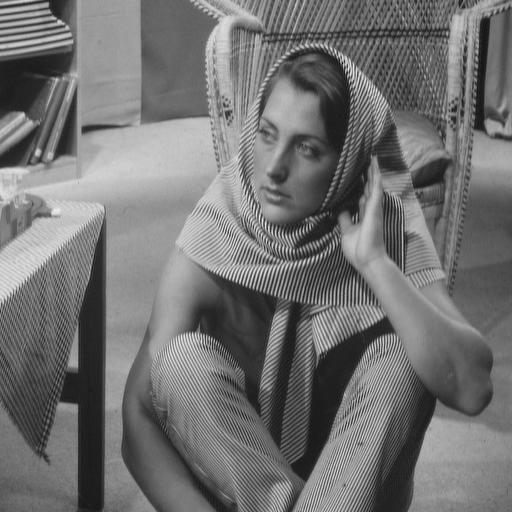
#> input picture barbara.jpg, 512 x 512 px
$ python '棋盘格.py'
#> lines starting #> are read from the running program, lines starting #| are printed output that depends on the picture; after the words box and inside, x2 and y2 are one past the last pixel; in counts of white or black regions, pixels touching at a corner belong together; long printed decimals are rounded


import numpy as np
import matplotlib.pyplot as plt
from skimage import io
image=io.imread('barbara.jpg')
#> image is the input picture: shape (512, 512); min 0, max 241, mean 113.9
print(np.mean(image))
#| 113.936

width=512
height=512
length=40
# image = np.zeros((width,height),dtype = np.uint8)
print(image.shape[0],image.shape[1])
#| 512 512

for j in range(50,height-50):
     for i in range(50,width-50):
         if((int)((i)/length) + (int)((j)/length))%2:
              image[i,j] = 255
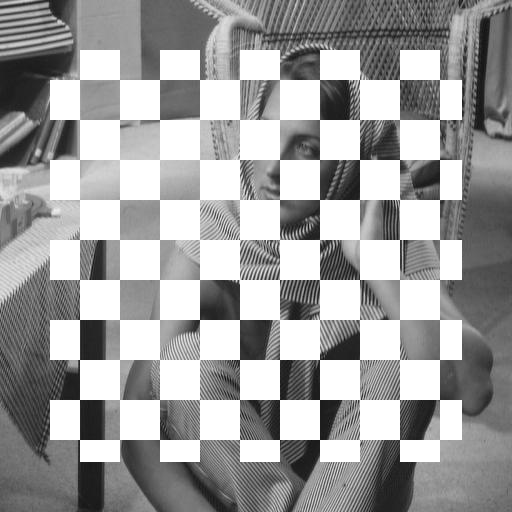
#> image: shape (512, 512); min 15, max 255, mean 158.2


plt.imsave("pulted_barbara.png",image)
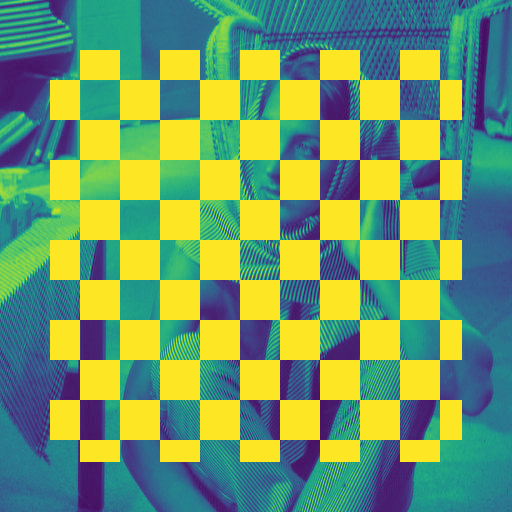
#> saved as pulted_barbara.png: shape (512, 512, 3); mean R, G, B 116.7, 154.5, 100.6
print(np.mean(image))
#| 158.191
plt.imshow(image)
plt.show()

import cv2
import random

# [19 lines of commented-out code are left out]

$ run again, with U.jpg copied over barbara.jpg
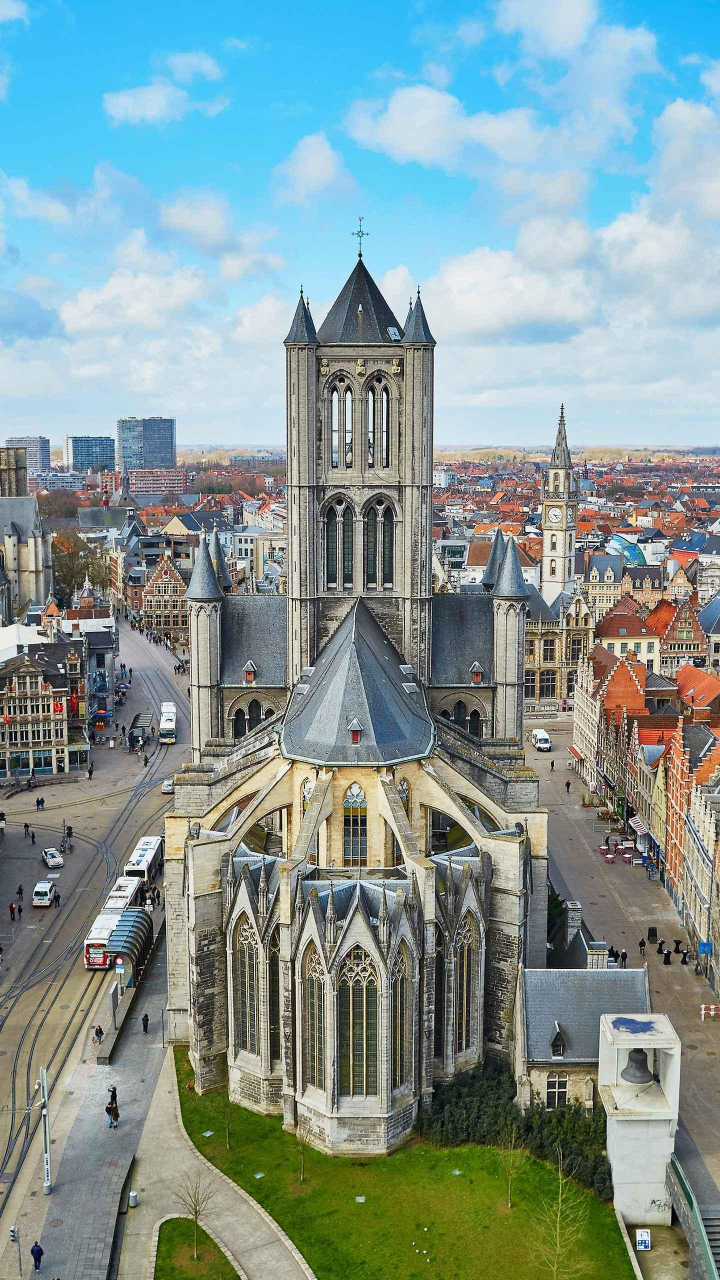
#> input picture U.jpg, 1440 x 2560 px (shown at 1/2 size)
#> image is the input picture: shape (2560, 1440, 3); mean R, G, B 131.5, 151.3, 150.8
#| 144.527
#| 2560 1440
#> after the loop `for j in range(50,height-50):`:
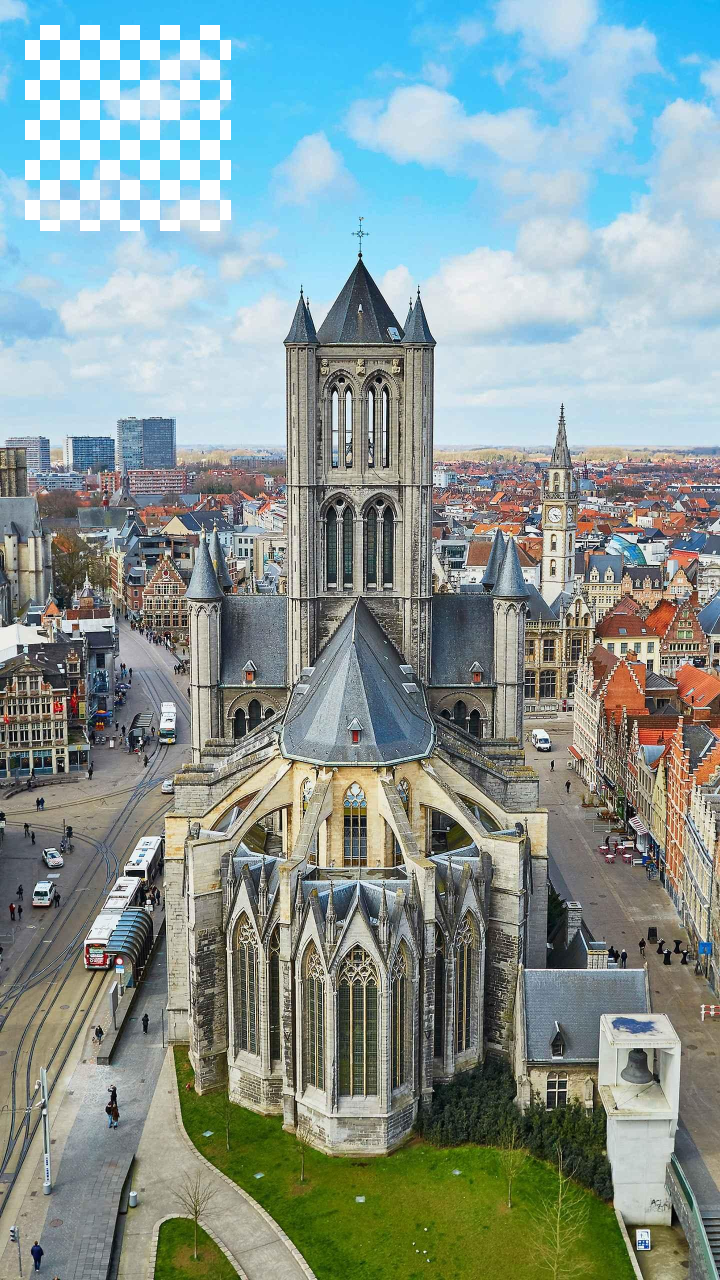
#> image: shape (2560, 1440, 3) (shown at 1/2 size); 2.3% of pixels changed, all inside (x1, y1, x2, y2) = (50, 50, 462, 462)
#| 146.167

$ run again, with 小猫.jpg copied over barbara.jpg
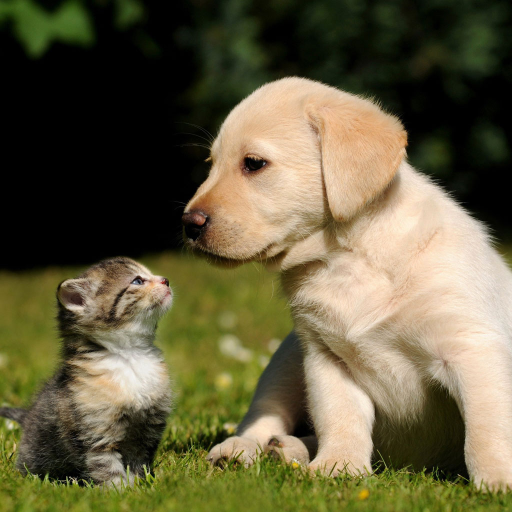
#> input picture 小猫.jpg, 1024 x 1024 px (shown at 1/2 size)
#> image is the input picture: shape (1024, 1024, 3); mean R, G, B 101.7, 94.8, 64.6
#| 87.045
#| 1024 1024
#> after the loop `for j in range(50,height-50):`:
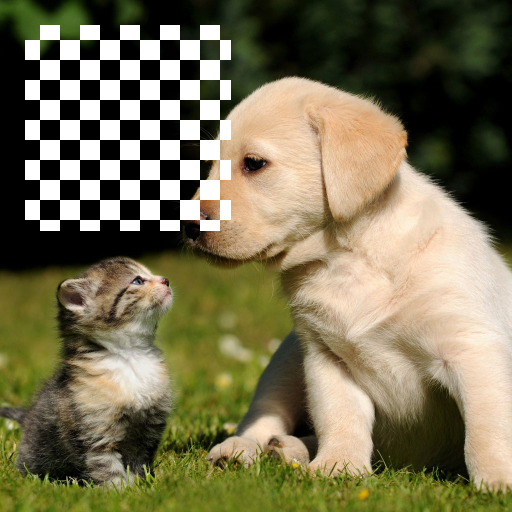
#> image: shape (1024, 1024, 3) (shown at 1/2 size); 8.09% of pixels changed, all inside (x1, y1, x2, y2) = (50, 50, 462, 462)
#| 106.367
